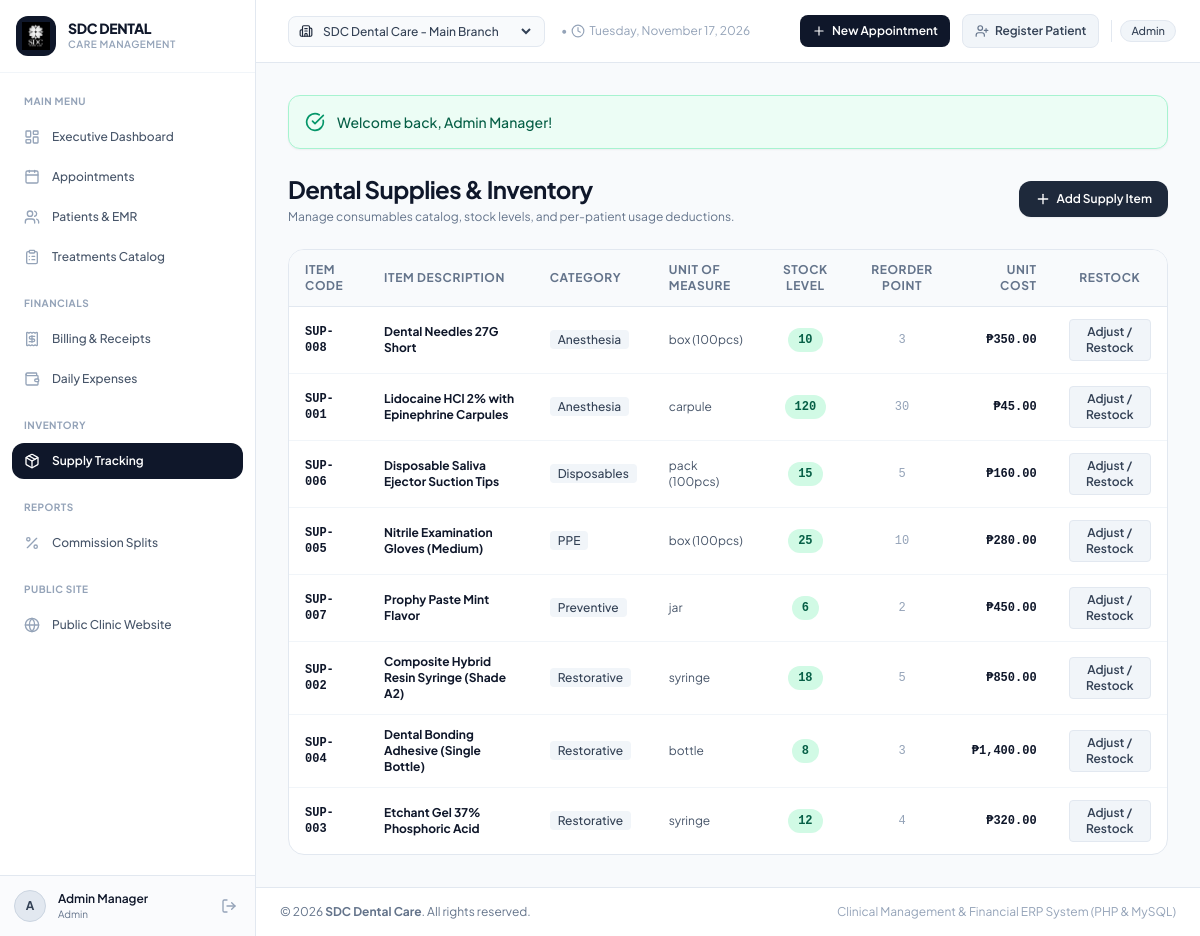
/index.php?page=inventory (signed in), run on the app's committed database.
### tables this page shows
CREATE TABLE `supplies` (
    `id` INT AUTO_INCREMENT PRIMARY KEY,
    `item_code` VARCHAR(30) UNIQUE NOT NULL,
    `item_name` VARCHAR(100) NOT NULL,
    `category` VARCHAR(50) DEFAULT 'General Dental',
    `unit_of_measure` VARCHAR(30) NOT NULL,
    `current_stock` INT NOT NULL DEFAULT 0,
    `reorder_level` INT NOT NULL DEFAULT 10,
    `unit_cost` DECIMAL(10,2) DEFAULT 0.00,
    `is_active` TINYINT(1) DEFAULT 1
);

### controllers/InventoryController.php (called while the page is built, shortened)
<?php
require_once __DIR__ . '/../models/Supply.php';
class InventoryController {
    public function index(): void {
        $supplies = Supply::getAll();
        require_once __DIR__ . '/../views/inventory/index.php';
    }
}

### config/database.php (called while the page is built, shortened)
<?php
class Database {
    private static ?PDO $instance = null;
    public static function getConnection(): PDO {
        if (self::$instance === null) {
            $dsn = "mysql:host=" . self::DB_HOST . ";port=" . self::DB_PORT . ";dbname=" . self::DB_NAME . ";charset=" . self::DB_CHARSET;
            $options = [
                PDO::ATTR_ERRMODE            => PDO::ERRMODE_EXCEPTION,
                PDO::ATTR_DEFAULT_FETCH_MODE => PDO::FETCH_ASSOC,
                PDO::ATTR_EMULATE_PREPARES   => false,
            ];
            try {
                self::$instance = new PDO($dsn, self::DB_USER, self::DB_PASS, $options);
            } catch (PDOException $e) {
                throw new PDOException("Database connection error: " . $e->getMessage(), (int)$e->getCode());
            }
        }
        return self::$instance;
    }
    public static function query(string $sql, array $params = []): PDOStatement {
        $stmt = self::getConnection()->prepare($sql);
        $stmt->execute($params);
        return $stmt;
    }
    public static function fetchAll(string $sql, array $params = []): array {
        $stmt = self::query($sql, $params);
        return $stmt->fetchAll();
    }
}

### models/Supply.php (called while the page is built, shortened)
<?php
require_once __DIR__ . '/../config/database.php';
class Supply {
    public static function getAll(): array {
        return Database::fetchAll("SELECT * FROM supplies ORDER BY category ASC, item_name ASC");
    }
}

### views/inventory/index.php (the view, shortened to what this page needs)
<?php
require_once __DIR__ . '/../layouts/header.php';
?>
<div class="mb-6 flex flex-col md:flex-row md:items-center md:justify-between gap-4">
    <div>
        <h2 class="text-2xl font-bold text-slate-900 tracking-tight">Dental Supplies & Inventory</h2>
        <p class="text-xs text-slate-500 mt-1">Manage consumables catalog, stock levels, and per-patient usage deductions.</p>
    </div>
    <button onclick="document.getElementById('addItemModal').classList.remove('hidden')"
            class="inline-flex items-center space-x-1.5 bg-teal-600 hover:bg-teal-700 text-white text-xs font-semibold px-4 py-2.5 rounded-xl shadow-sm transition">
        <i data-lucide="plus" class="w-4 h-4"></i>
        <span>Add Supply Item</span>
    </button>
</div>
<div class="bg-white rounded-2xl border border-slate-200 shadow-xs overflow-hidden">
    <div class="overflow-x-auto">
        <table class="w-full text-left border-collapse text-xs">
            <thead>
                <tr class="bg-slate-50 text-slate-500 uppercase tracking-wider font-bold border-b border-slate-200">
                    <th class="py-3 px-4">Item Code</th>
                    <th class="py-3 px-4">Item Description</th>
                    <th class="py-3 px-4">Category</th>
                    <th class="py-3 px-4">Unit of Measure</th>
                    <th class="py-3 px-4 text-center">Stock Level</th>
                    <th class="py-3 px-4 text-center">Reorder Point</th>
                    <th class="py-3 px-4 text-right">Unit Cost</th>
                    <th class="py-3 px-4 text-center">Restock</th>
                </tr>
            </thead>
            <tbody class="divide-y divide-slate-100 text-slate-700">
                <?php foreach ($supplies as $s):
                    $isLow = ($s['current_stock'] <= $s['reorder_level']);
                ?>
                    <tr class="hover:bg-slate-50 transition">
                        <td class="py-3 px-4 font-mono font-bold text-teal-700"><?= htmlspecialchars($s['item_code']) ?></td>
                        <td class="py-3 px-4 font-bold text-slate-900"><?= htmlspecialchars($s['item_name']) ?></td>
                        <td class="py-3 px-4">
                            <span class="px-2 py-0.5 rounded bg-slate-100 text-slate-700 font-medium"><?= htmlspecialchars($s['category']) ?></span>
                        </td>
                        <td class="py-3 px-4 text-slate-600"><?= htmlspecialchars($s['unit_of_measure']) ?></td>
                        <td class="py-3 px-4 text-center font-mono">
                            <span class="inline-block px-2.5 py-1 rounded-full font-bold text-xs <?= $isLow ? 'bg-rose-100 text-rose-800' : 'bg-emerald-100 text-emerald-800' ?>">
                                <?= $s['current_stock'] ?>
                            </span>
                        </td>
                        <td class="py-3 px-4 text-center font-mono text-slate-400"><?= $s['reorder_level'] ?></td>
                        <td class="py-3 px-4 text-right font-mono font-bold text-slate-900">
                            <?= APP_CURRENCY ?><?= number_format($s['unit_cost'], 2) ?>
                        </td>
                        <td class="py-3 px-4 text-center">
                            <button onclick="promptStockAdjustment(<?= $s['id'] ?>, '<?= addslashes(htmlspecialchars($s['item_name'])) ?>')"
                                    class="px-2.5 py-1 bg-slate-100 hover:bg-teal-50 hover:text-teal-700 font-semibold rounded border border-slate-200 transition">
                                Adjust / Restock
                            </button>
                        </td>
                    </tr>
                <?php endforeach; ?>
            </tbody>
        </table>
    </div>
</div>
<?php require_once __DIR__ . '/../layouts/footer.php'; ?>

### assets/css/style.css (style rules this page uses)
button, a, input, select, textarea { transition: all 0.15s ease-in-out; }
table thead th { letter-spacing: 0.05em; font-weight: 700; }

### views/layouts/header.php (style rules this page uses)
body { font-family: 'Plus Jakarta Sans', sans-serif; }

### data on the page
supplies: item_code "SUP-008", item_name "Dental Needles 27G Short", category "Anesthesia", unit_of_measure "box (100pcs)", current_stock "10", reorder_level "3", unit_cost "350.00"
supplies: item_code "SUP-001", item_name "Lidocaine HCl 2% with Epinephrine Carpules", category "Anesthesia", unit_of_measure "carpule", current_stock "120", reorder_level "30", unit_cost "45.00"
supplies: item_code "SUP-006", item_name "Disposable Saliva Ejector Suction Tips", category "Disposables", unit_of_measure "pack (100pcs)", current_stock "15", reorder_level "5", unit_cost "160.00"
supplies: item_code "SUP-005", item_name "Nitrile Examination Gloves (Medium)", category "PPE", unit_of_measure "box (100pcs)", current_stock "25", reorder_level "10", unit_cost "280.00"
supplies: item_code "SUP-007", item_name "Prophy Paste Mint Flavor", category "Preventive", unit_of_measure "jar", current_stock "6", reorder_level "2", unit_cost "450.00"
supplies: item_code "SUP-002", item_name "Composite Hybrid Resin Syringe (Shade A2)", category "Restorative", unit_of_measure "syringe", current_stock "18", reorder_level "5", unit_cost "850.00"
supplies: item_code "SUP-004", item_name "Dental Bonding Adhesive (Single Bottle)", category "Restorative", unit_of_measure "bottle", current_stock "8", reorder_level "3", unit_cost "1,400.00"
supplies: item_code "SUP-003", item_name "Etchant Gel 37% Phosphoric Acid", category "Restorative", unit_of_measure "syringe", current_stock "12", reorder_level "4", unit_cost "320.00"

### other printed values
substr($currentUser['full_name'] ?? 'U', 0, 1) "A"
$currentUser['full_name'] "Admin Manager"
str_replace('_', ' ', $currentUser['role'] ?? 'Staff') "Admin"
str_replace('_', ' ', $currentUser['role']) "Admin"
$success "Welcome back, Admin Manager!"
APP_NAME "SDC Dental Care"
form field branch_id "SDC Dental Care - Main Branch"
